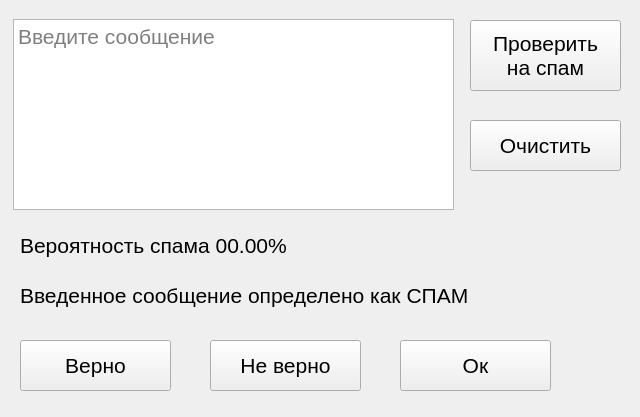
<?xml version="1.0" encoding="UTF-8"?>
<ui version="4.0">
 <class>Form</class>
 <widget class="QWidget" name="Form">
  <property name="geometry">
   <rect>
    <x>0</x>
    <y>0</y>
    <width>640</width>
    <height>417</height>
   </rect>
  </property>
  <property name="windowTitle">
   <string>Form</string>
  </property>
  <widget class="QTextEdit" name="textEdit">
   <property name="geometry">
    <rect>
     <x>13</x>
     <y>19</y>
     <width>441</width>
     <height>191</height>
    </rect>
   </property>
   <property name="font">
    <font>
     <pointsize>16</pointsize>
    </font>
   </property>
   <property name="html">
    <string>&lt;!DOCTYPE HTML PUBLIC &quot;-//W3C//DTD HTML 4.0//EN&quot; &quot;http://www.w3.org/TR/REC-html40/strict.dtd&quot;&gt;
&lt;html&gt;&lt;head&gt;&lt;meta name=&quot;qrichtext&quot; content=&quot;1&quot; /&gt;&lt;style type=&quot;text/css&quot;&gt;
p, li { white-space: pre-wrap; }
&lt;/style&gt;&lt;/head&gt;&lt;body style=&quot; font-family:'Sans Serif'; font-size:16pt; font-weight:400; font-style:normal;&quot;&gt;
&lt;p style=&quot;-qt-paragraph-type:empty; margin-top:0px; margin-bottom:0px; margin-left:0px; margin-right:0px; -qt-block-indent:0; text-indent:0px;&quot;&gt;&lt;br /&gt;&lt;/p&gt;&lt;/body&gt;&lt;/html&gt;</string>
   </property>
   <property name="placeholderText">
    <string>Введите сообщение</string>
   </property>
  </widget>
  <widget class="QPushButton" name="pushButton_check">
   <property name="geometry">
    <rect>
     <x>470</x>
     <y>20</y>
     <width>151</width>
     <height>71</height>
    </rect>
   </property>
   <property name="font">
    <font>
     <pointsize>16</pointsize>
    </font>
   </property>
   <property name="text">
    <string>Проверить
на спам</string>
   </property>
  </widget>
  <widget class="QPushButton" name="pushButton_clear">
   <property name="geometry">
    <rect>
     <x>470</x>
     <y>120</y>
     <width>151</width>
     <height>51</height>
    </rect>
   </property>
   <property name="font">
    <font>
     <pointsize>16</pointsize>
    </font>
   </property>
   <property name="text">
    <string>Очистить</string>
   </property>
  </widget>
  <widget class="QLabel" name="label_prob">
   <property name="geometry">
    <rect>
     <x>20</x>
     <y>230</y>
     <width>311</width>
     <height>31</height>
    </rect>
   </property>
   <property name="font">
    <font>
     <pointsize>16</pointsize>
    </font>
   </property>
   <property name="text">
    <string>Вероятность спама 00.00%</string>
   </property>
  </widget>
  <widget class="QLabel" name="label_cat">
   <property name="geometry">
    <rect>
     <x>20</x>
     <y>280</y>
     <width>601</width>
     <height>31</height>
    </rect>
   </property>
   <property name="font">
    <font>
     <pointsize>16</pointsize>
    </font>
   </property>
   <property name="text">
    <string>Введенное сообщение определено как СПАМ</string>
   </property>
  </widget>
  <widget class="QPushButton" name="pushButton_true">
   <property name="geometry">
    <rect>
     <x>20</x>
     <y>340</y>
     <width>151</width>
     <height>51</height>
    </rect>
   </property>
   <property name="font">
    <font>
     <pointsize>16</pointsize>
    </font>
   </property>
   <property name="text">
    <string>Верно</string>
   </property>
  </widget>
  <widget class="QPushButton" name="pushButton_false">
   <property name="geometry">
    <rect>
     <x>210</x>
     <y>340</y>
     <width>151</width>
     <height>51</height>
    </rect>
   </property>
   <property name="font">
    <font>
     <pointsize>16</pointsize>
    </font>
   </property>
   <property name="text">
    <string>Не верно</string>
   </property>
  </widget>
  <widget class="QPushButton" name="pushButton_ok">
   <property name="geometry">
    <rect>
     <x>400</x>
     <y>340</y>
     <width>151</width>
     <height>51</height>
    </rect>
   </property>
   <property name="font">
    <font>
     <pointsize>16</pointsize>
    </font>
   </property>
   <property name="text">
    <string>Ок</string>
   </property>
  </widget>
 </widget>
 <resources/>
 <connections/>
</ui>
